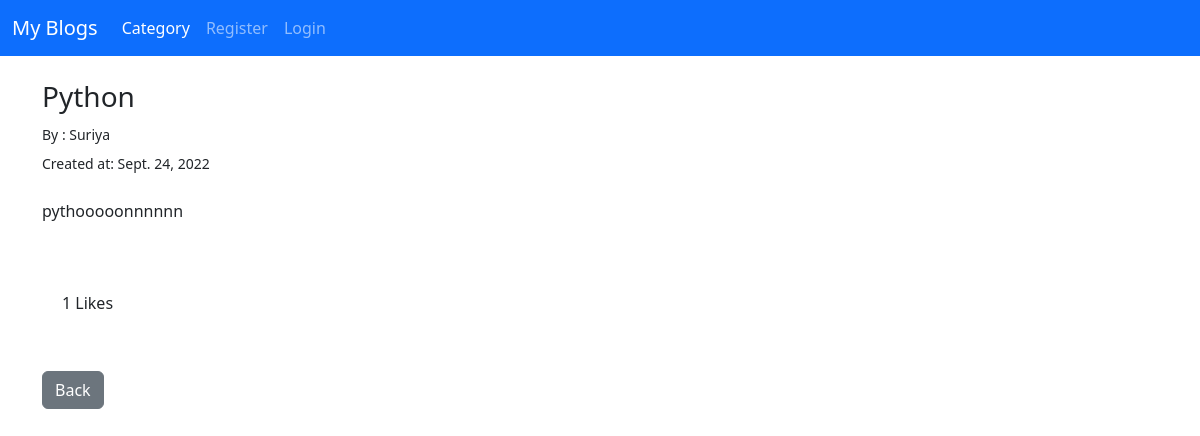
The app's page /article/16, older data.
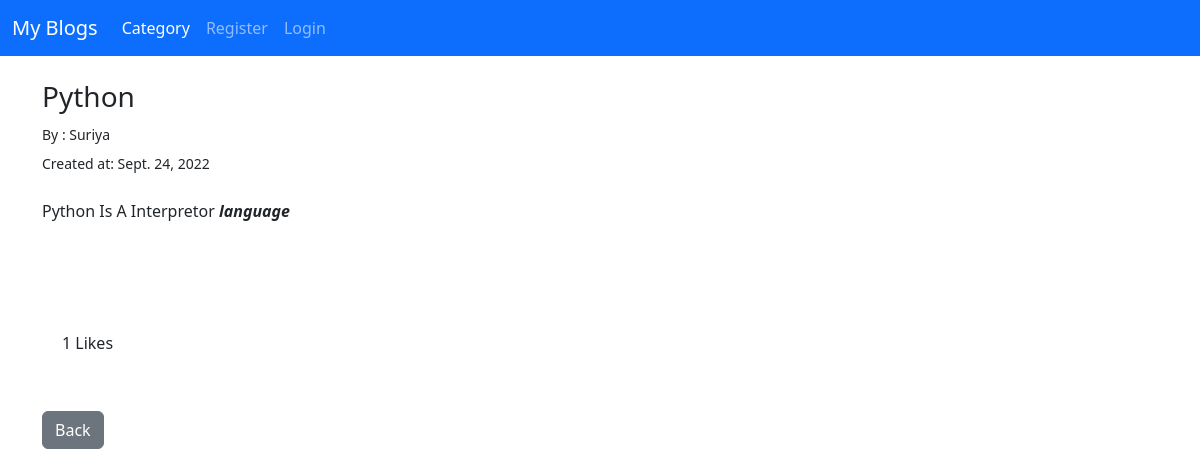
The same page, newer data.
### user/models.py (models this page shows, shortened)
class Post(models.Model):
    title=models.CharField(max_length=255)
    titleTag=models.CharField(max_length=255)
    header_image=models.ImageField(null=True,blank=True,upload_to="images/")
    author=models.ForeignKey(User,on_delete=models.CASCADE)
    snippet=models.TextField(max_length=255,default='Click link above to view post....')
    category=models.CharField(max_length=255,default='Uncategory')
    body=RichTextField(blank=True,null=True)
    post_date=models.DateField(auto_now_add=True)
    likes=models.ManyToManyField(User,related_name='blog_post')
    def total_like(self):
        return self.likes.count()

### user/views.py (the view)
# urls.py: path('article/<int:pk>',ArticleView.as_view(),name='article'),
class ArticleView(DetailView):
    model =Post
    template_name='article.html'
    def get_context_data(self,*args,**kwargs):
        cat_menu=Category.objects.all()
        context=super(ArticleView, self).get_context_data()
        stuff =get_object_or_404(Post,id=self.kwargs['pk'])
        liked=False
        if stuff.likes.filter(id=self.request.user.id).exists():
            liked=True
        context['liked']=liked
        return context

### user/templates/article.html (shortened to what this page needs)
{% extends 'base.html'%}
{% block content%}
	<div>
		<h3>{{post.title}}</h3>
	<small>By : {{post.author}}</small><br>
	<div style="padding-top: 5px;">
		<small>Created at: {{post.post_date}}</small>
	</div>
	<br>
	{{post.body |safe}}
	<br><br>
	<br>
	<div style="padding: 20px">
		<p>{{post.total_like}} Likes</p>
	</div>
	</div>
	<div style="display: flex; padding-top: 20px;">
		<a class="btn btn-secondary" href="{% url 'home' %}">Back</a>
	</div>
	</div>
{% endblock %}

Row changes from the older to the newer data that the page shows:
changed Post "Python": body "pythooooonnnnnn" → "Python Is A Interpretor language"
